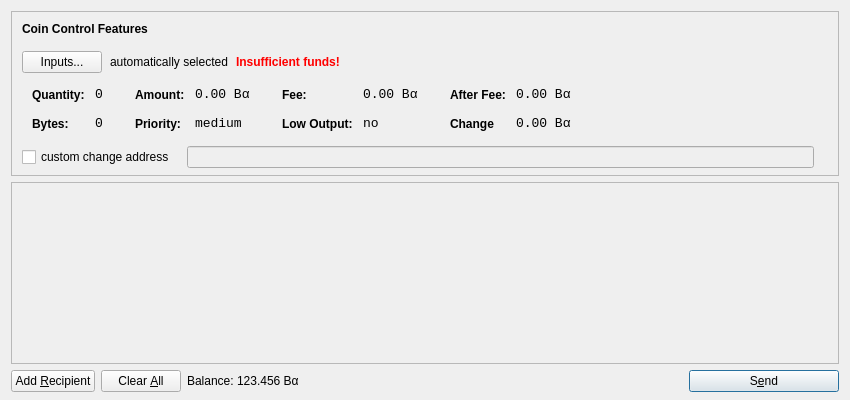
<?xml version="1.0" encoding="UTF-8"?>
<ui version="4.0">
 <class>SendCoinsDialog</class>
 <widget class="QDialog" name="SendCoinsDialog">
  <property name="geometry">
   <rect>
    <x>0</x>
    <y>0</y>
    <width>850</width>
    <height>400</height>
   </rect>
  </property>
  <property name="windowTitle">
   <string>Send Coins</string>
  </property>
  <layout class="QVBoxLayout" name="verticalLayout" stretch="0,1,0">
   <property name="bottomMargin">
    <number>8</number>
   </property>
   <item>
    <widget class="QFrame" name="frameCoinControl">
     <property name="sizePolicy">
      <sizepolicy hsizetype="Expanding" vsizetype="Expanding">
       <horstretch>0</horstretch>
       <verstretch>0</verstretch>
      </sizepolicy>
     </property>
     <property name="maximumSize">
      <size>
       <width>16777215</width>
       <height>16777215</height>
      </size>
     </property>
     <property name="frameShape">
      <enum>QFrame::StyledPanel</enum>
     </property>
     <property name="frameShadow">
      <enum>QFrame::Sunken</enum>
     </property>
     <layout class="QVBoxLayout" name="verticalLayoutCoinControl2">
      <property name="spacing">
       <number>-1</number>
      </property>
      <property name="leftMargin">
       <number>0</number>
      </property>
      <property name="topMargin">
       <number>0</number>
      </property>
      <property name="rightMargin">
       <number>0</number>
      </property>
      <property name="bottomMargin">
       <number>6</number>
      </property>
      <item>
       <layout class="QVBoxLayout" name="verticalLayoutCoinControl" stretch="0,0,0,0,1">
        <property name="spacing">
         <number>0</number>
        </property>
        <property name="leftMargin">
         <number>10</number>
        </property>
        <property name="topMargin">
         <number>10</number>
        </property>
        <item>
         <layout class="QHBoxLayout" name="horizontalLayoutCoinControl1">
          <property name="bottomMargin">
           <number>15</number>
          </property>
          <item>
           <widget class="QLabel" name="labelCoinControlFeatures">
            <property name="sizePolicy">
             <sizepolicy hsizetype="Preferred" vsizetype="Maximum">
              <horstretch>0</horstretch>
              <verstretch>0</verstretch>
             </sizepolicy>
            </property>
            <property name="font">
             <font>
              <weight>75</weight>
              <bold>true</bold>
             </font>
            </property>
            <property name="styleSheet">
             <string notr="true">font-weight:bold;</string>
            </property>
            <property name="text">
             <string>Coin Control Features</string>
            </property>
           </widget>
          </item>
         </layout>
        </item>
        <item>
         <layout class="QHBoxLayout" name="horizontalLayoutCoinControl2" stretch="0,0,0,0">
          <property name="spacing">
           <number>8</number>
          </property>
          <property name="bottomMargin">
           <number>10</number>
          </property>
          <item>
           <widget class="QPushButton" name="pushButtonCoinControl">
            <property name="styleSheet">
             <string notr="true"/>
            </property>
            <property name="text">
             <string>Inputs...</string>
            </property>
           </widget>
          </item>
          <item>
           <widget class="QLabel" name="labelCoinControlAutomaticallySelected">
            <property name="text">
             <string>automatically selected</string>
            </property>
            <property name="margin">
             <number>5</number>
            </property>
           </widget>
          </item>
          <item>
           <widget class="QLabel" name="labelCoinControlInsuffFunds">
            <property name="font">
             <font>
              <weight>75</weight>
              <bold>true</bold>
             </font>
            </property>
            <property name="styleSheet">
             <string notr="true">color:red;font-weight:bold;</string>
            </property>
            <property name="text">
             <string>Insufficient funds!</string>
            </property>
            <property name="margin">
             <number>5</number>
            </property>
           </widget>
          </item>
          <item>
           <spacer name="horizontalSpacerCoinControl">
            <property name="orientation">
             <enum>Qt::Horizontal</enum>
            </property>
            <property name="sizeHint" stdset="0">
             <size>
              <width>40</width>
              <height>1</height>
             </size>
            </property>
           </spacer>
          </item>
         </layout>
        </item>
        <item>
         <widget class="QWidget" name="widgetCoinControl" native="true">
          <property name="sizePolicy">
           <sizepolicy hsizetype="Preferred" vsizetype="Preferred">
            <horstretch>0</horstretch>
            <verstretch>0</verstretch>
           </sizepolicy>
          </property>
          <property name="minimumSize">
           <size>
            <width>0</width>
            <height>0</height>
           </size>
          </property>
          <property name="styleSheet">
           <string notr="true"/>
          </property>
          <layout class="QHBoxLayout" name="horizontalLayoutCoinControl5">
           <property name="margin">
            <number>0</number>
           </property>
           <item>
            <layout class="QHBoxLayout" name="horizontalLayoutCoinControl3" stretch="0,0,0,1">
             <property name="spacing">
              <number>20</number>
             </property>
             <property name="topMargin">
              <number>0</number>
             </property>
             <property name="bottomMargin">
              <number>10</number>
             </property>
             <item>
              <layout class="QFormLayout" name="formLayoutCoinControl1">
               <property name="horizontalSpacing">
                <number>10</number>
               </property>
               <property name="verticalSpacing">
                <number>14</number>
               </property>
               <property name="leftMargin">
                <number>10</number>
               </property>
               <property name="topMargin">
                <number>4</number>
               </property>
               <property name="rightMargin">
                <number>6</number>
               </property>
               <item row="0" column="0">
                <widget class="QLabel" name="labelCoinControlQuantityText">
                 <property name="styleSheet">
                  <string notr="true">font-weight:bold;</string>
                 </property>
                 <property name="text">
                  <string>Quantity:</string>
                 </property>
                 <property name="margin">
                  <number>0</number>
                 </property>
                </widget>
               </item>
               <item row="0" column="1">
                <widget class="QLabel" name="labelCoinControlQuantity">
                 <property name="font">
                  <font>
                   <family>Monospace</family>
                   <pointsize>10</pointsize>
                  </font>
                 </property>
                 <property name="cursor">
                  <cursorShape>IBeamCursor</cursorShape>
                 </property>
                 <property name="contextMenuPolicy">
                  <enum>Qt::ActionsContextMenu</enum>
                 </property>
                 <property name="text">
                  <string>0</string>
                 </property>
                 <property name="margin">
                  <number>0</number>
                 </property>
                 <property name="textInteractionFlags">
                  <set>Qt::LinksAccessibleByMouse|Qt::TextSelectableByKeyboard|Qt::TextSelectableByMouse</set>
                 </property>
                </widget>
               </item>
               <item row="1" column="0">
                <widget class="QLabel" name="labelCoinControlBytesText">
                 <property name="styleSheet">
                  <string notr="true">font-weight:bold;</string>
                 </property>
                 <property name="text">
                  <string>Bytes:</string>
                 </property>
                </widget>
               </item>
               <item row="1" column="1">
                <widget class="QLabel" name="labelCoinControlBytes">
                 <property name="font">
                  <font>
                   <family>Monospace</family>
                   <pointsize>10</pointsize>
                  </font>
                 </property>
                 <property name="cursor">
                  <cursorShape>IBeamCursor</cursorShape>
                 </property>
                 <property name="contextMenuPolicy">
                  <enum>Qt::ActionsContextMenu</enum>
                 </property>
                 <property name="text">
                  <string>0</string>
                 </property>
                 <property name="textInteractionFlags">
                  <set>Qt::LinksAccessibleByMouse|Qt::TextSelectableByKeyboard|Qt::TextSelectableByMouse</set>
                 </property>
                </widget>
               </item>
              </layout>
             </item>
             <item>
              <layout class="QFormLayout" name="formLayoutCoinControl2">
               <property name="horizontalSpacing">
                <number>10</number>
               </property>
               <property name="verticalSpacing">
                <number>14</number>
               </property>
               <property name="leftMargin">
                <number>6</number>
               </property>
               <property name="topMargin">
                <number>4</number>
               </property>
               <property name="rightMargin">
                <number>6</number>
               </property>
               <item row="0" column="0">
                <widget class="QLabel" name="labelCoinControlAmountText">
                 <property name="styleSheet">
                  <string notr="true">font-weight:bold;</string>
                 </property>
                 <property name="text">
                  <string>Amount:</string>
                 </property>
                 <property name="margin">
                  <number>0</number>
                 </property>
                </widget>
               </item>
               <item row="0" column="1">
                <widget class="QLabel" name="labelCoinControlAmount">
                 <property name="font">
                  <font>
                   <family>Monospace</family>
                   <pointsize>10</pointsize>
                  </font>
                 </property>
                 <property name="cursor">
                  <cursorShape>IBeamCursor</cursorShape>
                 </property>
                 <property name="contextMenuPolicy">
                  <enum>Qt::ActionsContextMenu</enum>
                 </property>
                 <property name="text">
                  <string>0.00 Bα</string>
                 </property>
                 <property name="textInteractionFlags">
                  <set>Qt::LinksAccessibleByMouse|Qt::TextSelectableByKeyboard|Qt::TextSelectableByMouse</set>
                 </property>
                </widget>
               </item>
               <item row="1" column="0">
                <widget class="QLabel" name="labelCoinControlPriorityText">
                 <property name="styleSheet">
                  <string notr="true">font-weight:bold;</string>
                 </property>
                 <property name="text">
                  <string>Priority:</string>
                 </property>
                </widget>
               </item>
               <item row="1" column="1">
                <widget class="QLabel" name="labelCoinControlPriority">
                 <property name="font">
                  <font>
                   <family>Monospace</family>
                   <pointsize>10</pointsize>
                  </font>
                 </property>
                 <property name="cursor">
                  <cursorShape>IBeamCursor</cursorShape>
                 </property>
                 <property name="contextMenuPolicy">
                  <enum>Qt::ActionsContextMenu</enum>
                 </property>
                 <property name="text">
                  <string>medium</string>
                 </property>
                 <property name="textInteractionFlags">
                  <set>Qt::LinksAccessibleByMouse|Qt::TextSelectableByKeyboard|Qt::TextSelectableByMouse</set>
                 </property>
                </widget>
               </item>
              </layout>
             </item>
             <item>
              <layout class="QFormLayout" name="formLayoutCoinControl3">
               <property name="horizontalSpacing">
                <number>10</number>
               </property>
               <property name="verticalSpacing">
                <number>14</number>
               </property>
               <property name="leftMargin">
                <number>6</number>
               </property>
               <property name="topMargin">
                <number>4</number>
               </property>
               <property name="rightMargin">
                <number>6</number>
               </property>
               <item row="0" column="0">
                <widget class="QLabel" name="labelCoinControlFeeText">
                 <property name="styleSheet">
                  <string notr="true">font-weight:bold;</string>
                 </property>
                 <property name="text">
                  <string>Fee:</string>
                 </property>
                 <property name="margin">
                  <number>0</number>
                 </property>
                </widget>
               </item>
               <item row="0" column="1">
                <widget class="QLabel" name="labelCoinControlFee">
                 <property name="font">
                  <font>
                   <family>Monospace</family>
                   <pointsize>10</pointsize>
                  </font>
                 </property>
                 <property name="cursor">
                  <cursorShape>IBeamCursor</cursorShape>
                 </property>
                 <property name="contextMenuPolicy">
                  <enum>Qt::ActionsContextMenu</enum>
                 </property>
                 <property name="text">
                  <string>0.00 Bα</string>
                 </property>
                 <property name="textInteractionFlags">
                  <set>Qt::LinksAccessibleByMouse|Qt::TextSelectableByKeyboard|Qt::TextSelectableByMouse</set>
                 </property>
                </widget>
               </item>
               <item row="1" column="0">
                <widget class="QLabel" name="labelCoinControlLowOutputText">
                 <property name="styleSheet">
                  <string notr="true">font-weight:bold;</string>
                 </property>
                 <property name="text">
                  <string>Low Output:</string>
                 </property>
                </widget>
               </item>
               <item row="1" column="1">
                <widget class="QLabel" name="labelCoinControlLowOutput">
                 <property name="font">
                  <font>
                   <family>Monospace</family>
                   <pointsize>10</pointsize>
                  </font>
                 </property>
                 <property name="cursor">
                  <cursorShape>IBeamCursor</cursorShape>
                 </property>
                 <property name="contextMenuPolicy">
                  <enum>Qt::ActionsContextMenu</enum>
                 </property>
                 <property name="text">
                  <string>no</string>
                 </property>
                 <property name="textInteractionFlags">
                  <set>Qt::LinksAccessibleByMouse|Qt::TextSelectableByKeyboard|Qt::TextSelectableByMouse</set>
                 </property>
                </widget>
               </item>
              </layout>
             </item>
             <item>
              <layout class="QFormLayout" name="formLayoutCoinControl4">
               <property name="horizontalSpacing">
                <number>10</number>
               </property>
               <property name="verticalSpacing">
                <number>14</number>
               </property>
               <property name="leftMargin">
                <number>6</number>
               </property>
               <property name="topMargin">
                <number>4</number>
               </property>
               <property name="rightMargin">
                <number>6</number>
               </property>
               <item row="0" column="0">
                <widget class="QLabel" name="labelCoinControlAfterFeeText">
                 <property name="styleSheet">
                  <string notr="true">font-weight:bold;</string>
                 </property>
                 <property name="text">
                  <string>After Fee:</string>
                 </property>
                 <property name="margin">
                  <number>0</number>
                 </property>
                </widget>
               </item>
               <item row="0" column="1">
                <widget class="QLabel" name="labelCoinControlAfterFee">
                 <property name="font">
                  <font>
                   <family>Monospace</family>
                   <pointsize>10</pointsize>
                  </font>
                 </property>
                 <property name="cursor">
                  <cursorShape>IBeamCursor</cursorShape>
                 </property>
                 <property name="contextMenuPolicy">
                  <enum>Qt::ActionsContextMenu</enum>
                 </property>
                 <property name="text">
                  <string>0.00 Bα</string>
                 </property>
                 <property name="textInteractionFlags">
                  <set>Qt::LinksAccessibleByMouse|Qt::TextSelectableByKeyboard|Qt::TextSelectableByMouse</set>
                 </property>
                </widget>
               </item>
               <item row="1" column="0">
                <widget class="QLabel" name="labelCoinControlChangeText">
                 <property name="styleSheet">
                  <string notr="true">font-weight:bold;</string>
                 </property>
                 <property name="text">
                  <string>Change</string>
                 </property>
                </widget>
               </item>
               <item row="1" column="1">
                <widget class="QLabel" name="labelCoinControlChange">
                 <property name="font">
                  <font>
                   <family>Monospace</family>
                   <pointsize>10</pointsize>
                  </font>
                 </property>
                 <property name="cursor">
                  <cursorShape>IBeamCursor</cursorShape>
                 </property>
                 <property name="contextMenuPolicy">
                  <enum>Qt::ActionsContextMenu</enum>
                 </property>
                 <property name="text">
                  <string>0.00 Bα</string>
                 </property>
                 <property name="textInteractionFlags">
                  <set>Qt::LinksAccessibleByMouse|Qt::TextSelectableByKeyboard|Qt::TextSelectableByMouse</set>
                 </property>
                </widget>
               </item>
              </layout>
             </item>
            </layout>
           </item>
          </layout>
         </widget>
        </item>
        <item>
         <layout class="QHBoxLayout" name="horizontalLayoutCoinControl4" stretch="0,0,0">
          <property name="spacing">
           <number>12</number>
          </property>
          <property name="sizeConstraint">
           <enum>QLayout::SetDefaultConstraint</enum>
          </property>
          <property name="topMargin">
           <number>5</number>
          </property>
          <property name="rightMargin">
           <number>5</number>
          </property>
          <item>
           <widget class="QCheckBox" name="checkBoxCoinControlChange">
            <property name="text">
             <string>custom change address</string>
            </property>
           </widget>
          </item>
          <item>
           <widget class="QLineEdit" name="lineEditCoinControlChange">
            <property name="enabled">
             <bool>false</bool>
            </property>
            <property name="sizePolicy">
             <sizepolicy hsizetype="Expanding" vsizetype="Fixed">
              <horstretch>0</horstretch>
              <verstretch>0</verstretch>
             </sizepolicy>
            </property>
           </widget>
          </item>
          <item>
           <widget class="QLabel" name="labelCoinControlChangeLabel">
            <property name="sizePolicy">
             <sizepolicy hsizetype="Preferred" vsizetype="Expanding">
              <horstretch>0</horstretch>
              <verstretch>0</verstretch>
             </sizepolicy>
            </property>
            <property name="minimumSize">
             <size>
              <width>0</width>
              <height>0</height>
             </size>
            </property>
            <property name="text">
             <string/>
            </property>
            <property name="margin">
             <number>3</number>
            </property>
           </widget>
          </item>
         </layout>
        </item>
        <item>
         <spacer name="verticalSpacerCoinControl">
          <property name="orientation">
           <enum>Qt::Vertical</enum>
          </property>
          <property name="sizeHint" stdset="0">
           <size>
            <width>800</width>
            <height>1</height>
           </size>
          </property>
         </spacer>
        </item>
       </layout>
      </item>
     </layout>
    </widget>
   </item>
   <item>
    <widget class="QScrollArea" name="scrollArea">
     <property name="widgetResizable">
      <bool>true</bool>
     </property>
     <widget class="QWidget" name="scrollAreaWidgetContents">
      <property name="geometry">
       <rect>
        <x>0</x>
        <y>0</y>
        <width>830</width>
        <height>165</height>
       </rect>
      </property>
      <layout class="QVBoxLayout" name="verticalLayout_2">
       <property name="margin">
        <number>0</number>
       </property>
       <item>
        <layout class="QVBoxLayout" name="entries">
         <property name="spacing">
          <number>6</number>
         </property>
        </layout>
       </item>
       <item>
        <spacer name="verticalSpacer">
         <property name="orientation">
          <enum>Qt::Vertical</enum>
         </property>
         <property name="sizeHint" stdset="0">
          <size>
           <width>20</width>
           <height>40</height>
          </size>
         </property>
        </spacer>
       </item>
      </layout>
     </widget>
    </widget>
   </item>
   <item>
    <layout class="QHBoxLayout" name="horizontalLayout">
     <item>
      <widget class="QPushButton" name="addButton">
       <property name="toolTip">
        <string>Send to multiple recipients at once</string>
       </property>
       <property name="text">
        <string>Add &amp;Recipient</string>
       </property>
       <property name="autoDefault">
        <bool>false</bool>
       </property>
      </widget>
     </item>
     <item>
      <widget class="QPushButton" name="clearButton">
       <property name="sizePolicy">
        <sizepolicy hsizetype="Minimum" vsizetype="Fixed">
         <horstretch>0</horstretch>
         <verstretch>0</verstretch>
        </sizepolicy>
       </property>
       <property name="toolTip">
        <string>Remove all transaction fields</string>
       </property>
       <property name="text">
        <string>Clear &amp;All</string>
       </property>
       <property name="autoRepeatDelay">
        <number>300</number>
       </property>
       <property name="autoDefault">
        <bool>false</bool>
       </property>
      </widget>
     </item>
     <item>
      <layout class="QHBoxLayout" name="horizontalLayout_2">
       <property name="spacing">
        <number>3</number>
       </property>
       <item>
        <widget class="QLabel" name="label">
         <property name="sizePolicy">
          <sizepolicy hsizetype="Preferred" vsizetype="Fixed">
           <horstretch>0</horstretch>
           <verstretch>0</verstretch>
          </sizepolicy>
         </property>
         <property name="text">
          <string>Balance:</string>
         </property>
        </widget>
       </item>
       <item>
        <widget class="QLabel" name="labelBalance">
         <property name="sizePolicy">
          <sizepolicy hsizetype="Preferred" vsizetype="Fixed">
           <horstretch>0</horstretch>
           <verstretch>0</verstretch>
          </sizepolicy>
         </property>
         <property name="cursor">
          <cursorShape>IBeamCursor</cursorShape>
         </property>
         <property name="text">
          <string>123.456 Bα</string>
         </property>
         <property name="textInteractionFlags">
          <set>Qt::LinksAccessibleByMouse|Qt::TextSelectableByKeyboard|Qt::TextSelectableByMouse</set>
         </property>
        </widget>
       </item>
      </layout>
     </item>
     <item>
      <spacer name="horizontalSpacer">
       <property name="orientation">
        <enum>Qt::Horizontal</enum>
       </property>
       <property name="sizeHint" stdset="0">
        <size>
         <width>40</width>
         <height>20</height>
        </size>
       </property>
      </spacer>
     </item>
     <item>
      <widget class="QPushButton" name="sendButton">
       <property name="minimumSize">
        <size>
         <width>150</width>
         <height>0</height>
        </size>
       </property>
       <property name="toolTip">
        <string>Confirm the send action</string>
       </property>
       <property name="text">
        <string>S&amp;end</string>
       </property>
       <property name="icon">
        <iconset resource="../bitcoin.qrc">
         <normaloff>:/icons/send</normaloff>:/icons/send</iconset>
       </property>
       <property name="default">
        <bool>true</bool>
       </property>
      </widget>
     </item>
    </layout>
   </item>
  </layout>
 </widget>
 <resources>
  <include location="../bitcoin.qrc"/>
 </resources>
 <connections/>
</ui>
